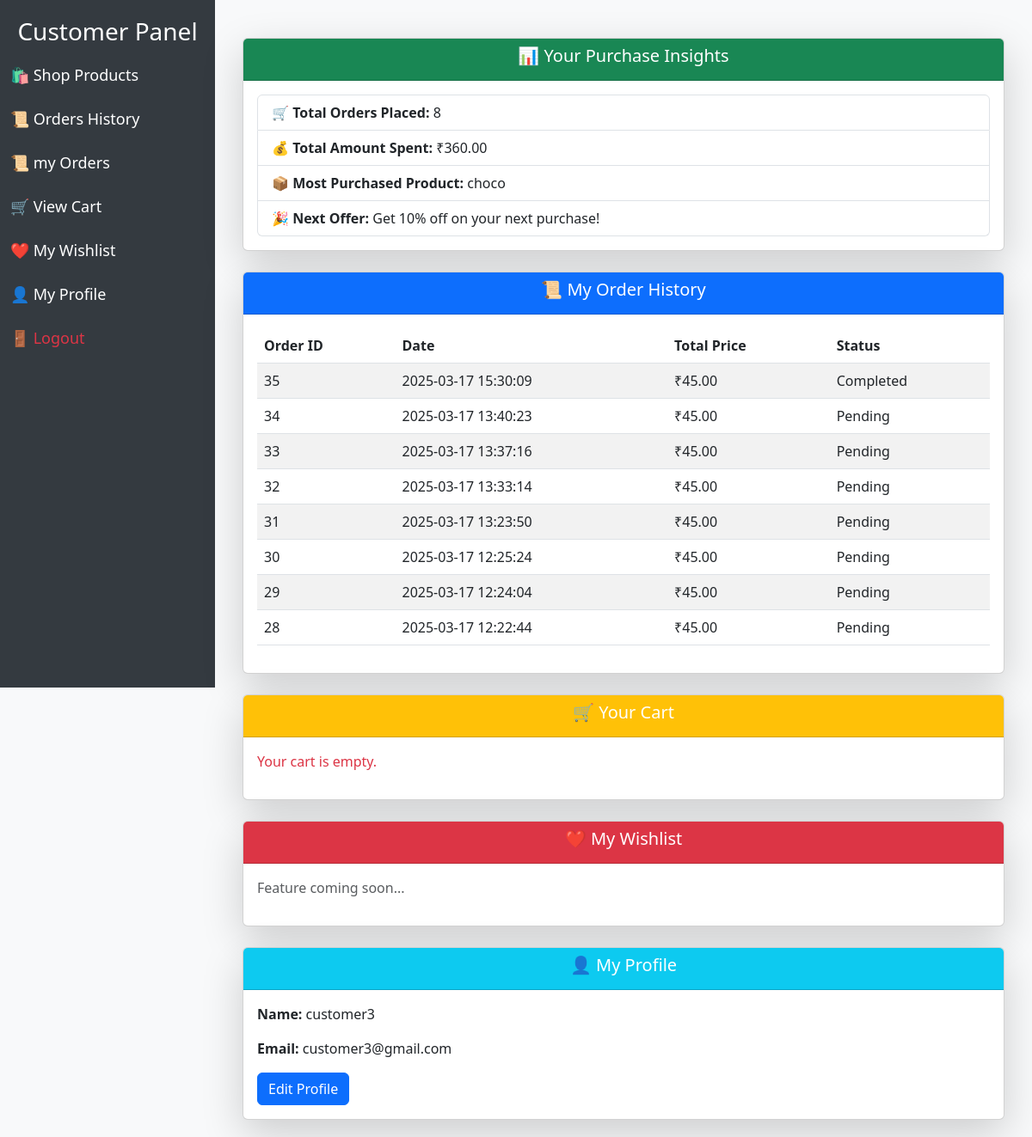
The app's page /customer_dashboard.php (signed in) with its own data.
### tables this page shows
CREATE TABLE `orders` (
  `id` int NOT NULL AUTO_INCREMENT,
  `product_id` int DEFAULT NULL,
  `user_id` int NOT NULL,
  `total_price` decimal(10,2) NOT NULL,
  `order_date` timestamp NULL DEFAULT CURRENT_TIMESTAMP,
  `status` enum('Pending','Completed','Cancelled') DEFAULT 'Pending',
  PRIMARY KEY (`id`),
  KEY `product_id` (`product_id`),
  KEY `fk_orders_user` (`user_id`),
  CONSTRAINT `fk_orders_user` FOREIGN KEY (`user_id`) REFERENCES `user` (`id`) ON DELETE CASCADE,
  CONSTRAINT `orders_ibfk_1` FOREIGN KEY (`product_id`) REFERENCES `products` (`id`) ON DELETE CASCADE
);

CREATE TABLE `user` (
  `id` int NOT NULL AUTO_INCREMENT,
  `username` varchar(50) NOT NULL,
  `email` varchar(100) NOT NULL,
  `password` varchar(255) NOT NULL,
  `role` enum('admin','staff','customer') NOT NULL DEFAULT 'customer',
  `phone` varchar(20) DEFAULT NULL,
  `address` text,
  `created_at` timestamp NULL DEFAULT CURRENT_TIMESTAMP,
  PRIMARY KEY (`id`),
  UNIQUE KEY `username` (`username`),
  UNIQUE KEY `email` (`email`)
);

### customer_dashboard.php (the view, shortened to what this page needs)
<?php
include 'db.php';
$customer_id = $_SESSION['user_id'];
$customer_sql = "SELECT username, email FROM user WHERE id = ?";
$stmt = $conn->prepare($customer_sql);
$stmt->bind_param("i", $customer_id);
$stmt->execute();
$customer_result = $stmt->get_result();
$customer = $customer_result->fetch_assoc();
$order_sql = "SELECT id, order_date, total_price, status FROM orders WHERE user_id = ? ORDER BY order_date DESC";
$stmt = $conn->prepare($order_sql);
$stmt->bind_param("i", $customer_id);
$stmt->execute();
$order_result = $stmt->get_result();
$cart_items = isset($_SESSION['cart']) ? $_SESSION['cart'] : [];
$order_summary_sql = "SELECT COUNT(id) AS total_orders, SUM(total_price) AS total_spent FROM orders WHERE user_id = ?";
$stmt = $conn->prepare($order_summary_sql);
$stmt->bind_param("i", $customer_id);
$stmt->execute();
$result = $stmt->get_result()->fetch_assoc();
$total_orders = $result['total_orders'] ?? 0;
$total_spent = $result['total_spent'] ?? 0.00;
$product_sql = "SELECT products.name, COUNT(order_items.product_id) AS count
                FROM order_items
                JOIN products ON order_items.product_id = products.id
                JOIN orders ON order_items.order_id = orders.id
                WHERE orders.user_id = ?
                GROUP BY order_items.product_id
                ORDER BY count DESC LIMIT 1";
$stmt = $conn->prepare($product_sql);
$stmt->bind_param("i", $customer_id);
$stmt->execute();
$product_result = $stmt->get_result()->fetch_assoc();
$most_purchased_product = $product_result['name'] ?? 'N/A';
$next_discount_offer = "Get 10% off on your next purchase!";
?>
<!DOCTYPE html>
<html lang="en">
<head>
    <link rel="stylesheet" href="https://cdn.jsdelivr.net/npm/bootstrap@5.3.0/dist/css/bootstrap.min.css">
</head>
<body>
    <div class="sidebar position-fixed">
        <h3 class="text-center text-white">Customer Panel</h3>
        <a href="browse_products.php">🛍️ Shop Products</a>
        <a href="order_history.php">📜 Orders History</a>
        <a href="customer_orders.php">📜 my Orders</a>
        <a href="view_cart.php">🛒 View Cart</a>
        <a href="wishlist.php">❤️ My Wishlist</a>
        <a href="profile.php">👤 My Profile</a>
        <a href="logout.php" class="text-danger">🚪 Logout</a>
    </div>
    <div class="main-content">
        <div class="container mt-4">
            <div class="card mt-4 shadow-lg">
                <div class="card-header text-center bg-success text-white">
                    <h5>📊 Your Purchase Insights</h5>
                </div>
                <div class="card-body">
                    <ul class="list-group">
                        <li class="list-group-item">🛒 <strong>Total Orders Placed:</strong> <?php echo $total_orders; ?></li>
                        <li class="list-group-item">💰 <strong>Total Amount Spent:</strong> ₹<?php echo number_format($total_spent, 2); ?></li>
                        <li class="list-group-item">📦 <strong>Most Purchased Product:</strong> <?php echo $most_purchased_product; ?></li>
                        <li class="list-group-item">🎉 <strong>Next Offer:</strong> <?php echo $next_discount_offer; ?></li>
                    </ul>
                </div>
            </div>
            <div class="card mt-4 shadow-lg">
                <div class="card-header text-center bg-primary text-white">
                    <h5>📜 My Order History</h5>
                </div>
                <div class="card-body">
                    <table class="table table-striped">
                        <thead>
                            <tr>
                                <th>Order ID</th>
                                <th>Date</th>
                                <th>Total Price</th>
                                <th>Status</th>
                            </tr>
                        </thead>
                        <tbody>
                            <?php while ($row = $order_result->fetch_assoc()): ?>
                                <tr>
                                    <td><?php echo $row['id']; ?></td>
                                    <td><?php echo $row['order_date']; ?></td>
                                    <td>₹<?php echo number_format($row['total_price'], 2); ?></td>
                                    <td><?php echo $row['status']; ?></td>
                                </tr>
                            <?php endwhile; ?>
                        </tbody>
                    </table>
                </div>
            </div>
            <div class="card mt-4 shadow-lg">
                <div class="card-header text-center bg-warning text-white">
                    <h5>🛒 Your Cart</h5>
                </div>
                <div class="card-body">
                    <?php if (empty($cart_items)): ?>
                        <p class="text-danger">Your cart is empty.</p>
                    <?php endif; ?>
                </div>
            </div>
            <div class="card mt-4 shadow-lg">
                <div class="card-header text-center bg-danger text-white">
                    <h5>❤️ My Wishlist</h5>
                </div>
                <div class="card-body">
                    <p class="text-muted">Feature coming soon...</p>
                </div>
            </div>
            <div class="card mt-4 shadow-lg">
                <div class="card-header text-center bg-info text-white">
                    <h5>👤 My Profile</h5>
                </div>
                <div class="card-body">
                    <p><strong>Name:</strong> <?php echo htmlspecialchars($customer['username']); ?></p>
                    <p><strong>Email:</strong> <?php echo htmlspecialchars($customer['email']); ?></p>
                    <a href="profile.php" class="btn btn-primary">Edit Profile</a>
                </div>
            </div>
</body>
</html>

### customer_dashboard.php (style rules this page uses)
body { background-color: #f8f9fa; }
.sidebar { background-color: #343a40; height: 100vh; padding-top: 20px; position: fixed; width: 250px; }
.sidebar a { color: #fff; font-size: 18px; padding: 12px; display: block; text-decoration: none; }
.main-content { margin-left: 250px; padding: 20px; }

### records on screen
orders: id "35", order_date "2025-03-17 15:30:09", total_price "45.00", status "Completed"
orders: id "34", order_date "2025-03-17 13:40:23", total_price "45.00", status "Pending"
orders: id "33", order_date "2025-03-17 13:37:16", total_price "45.00", status "Pending"
orders: id "32", order_date "2025-03-17 13:33:14", total_price "45.00", status "Pending"
orders: id "31", order_date "2025-03-17 13:23:50", total_price "45.00", status "Pending"
orders: id "30", order_date "2025-03-17 12:25:24", total_price "45.00", status "Pending"
orders: id "29", order_date "2025-03-17 12:24:04", total_price "45.00", status "Pending"
orders: id "28", order_date "2025-03-17 12:22:44", total_price "45.00", status "Pending"
user: username "customer3", email "customer3@gmail.com"

### other values on screen
$total_orders "8"
$total_spent "360.00"
$most_purchased_product "choco"
$next_discount_offer "Get 10% off on your next purchase!"
